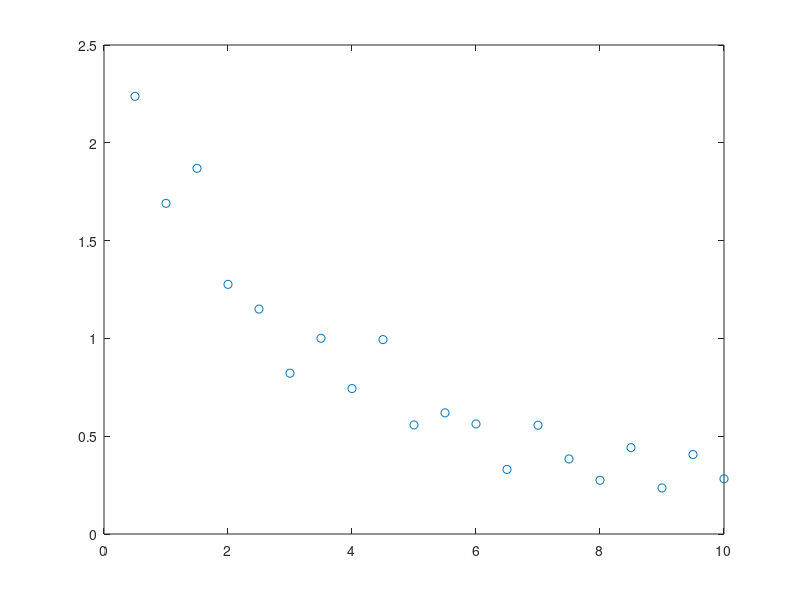
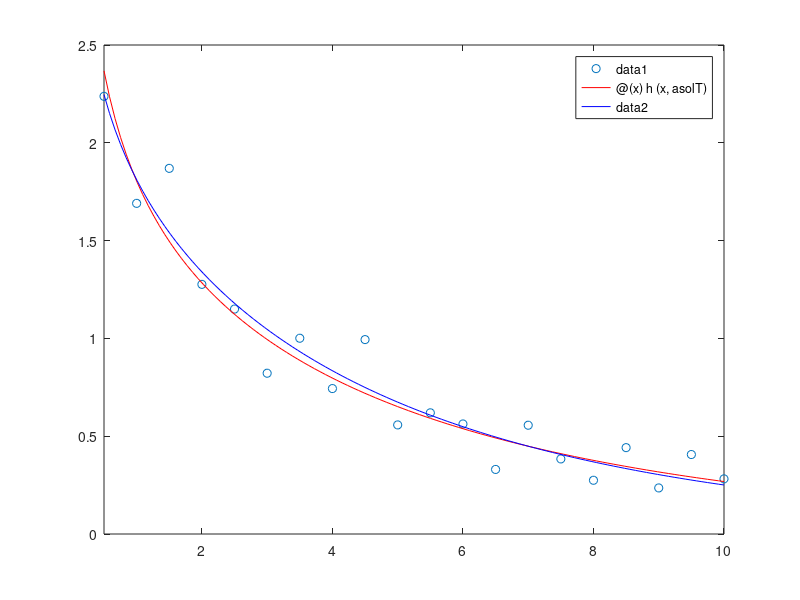

Recreate these plots in MATLAB, in order.
% % % Datos para el ajuste
xdat=[0.5:0.5:10]';
%
ydat =[
2.237534125540805e+00
1.690484470063595e+00
1.869362044648552e+00
1.276275254102280e+00
1.149976186564736e+00
8.220058839199051e-01
1.000843340176015e+00
7.435363664972492e-01
9.939046375108151e-01
5.577089747960804e-01
6.195278837177227e-01
5.625846381694255e-01
3.300768977678137e-01
5.561319630322391e-01
3.838204425797536e-01
2.747223873331872e-01
4.415394186682277e-01
2.355553602438584e-01
4.063012721918871e-01
2.819489216693346e-01
];
%%
figure(1)
plot(xdat,ydat,'o')

h=@(x,a) a(1)*x.^a(2).*exp(a(3)*x);

%Ajuste del problema transformado,lineal
m=length(xdat);
A=[ones(m,1) log(xdat) xdat];
bT=A\log(ydat)
%Deshacer betas
asolT(1)=exp(bT(1));
asolT(2)=bT(2);
asolT(3)=bT(3);

hsolT=@(x) h(x,asolT);
ErrorT=norm(ydat-hsolT(xdat))
asolT

figure(2)
plot(xdat,ydat,'o')
hold on
fplot(hsolT,[0.5 10],'color','red')
hold off

F=@(a) ydat-h(xdat,a);

ainic=asolT;
asol=fsolve(F,ainic)
asolT
hsol=@(x) h(x,asol);
Error=norm(ydat-hsol(xdat))
ErrorT

figure(2)
plot(xdat,ydat,'o')
hold on
fplot(hsolT,[0.5 10],'color','red')
fplot(hsol,[0.5 10],'color','blue')
hold off
